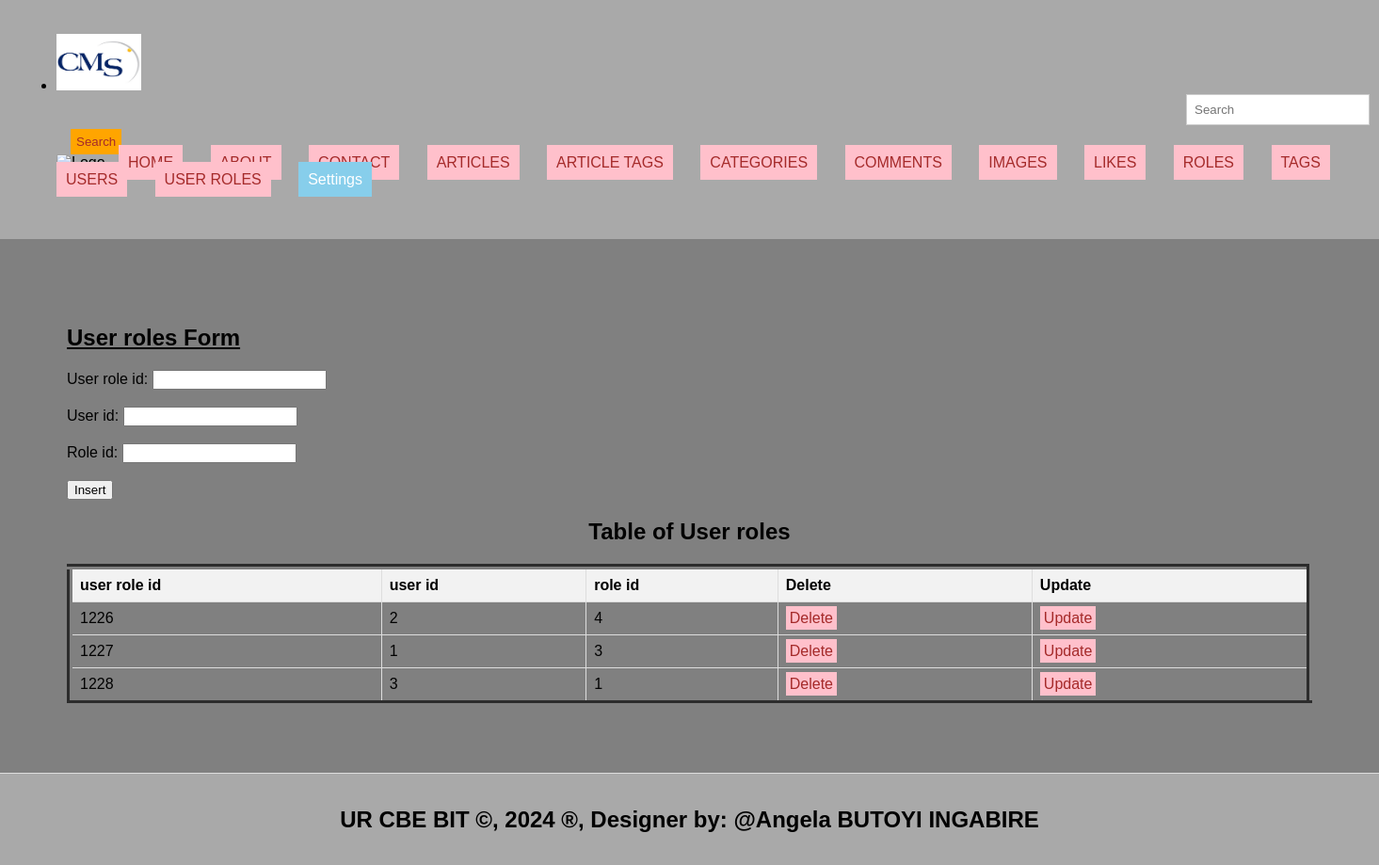
Screenshot of /user_roles.php with the database file from the repository.
### tables this page shows
CREATE TABLE `user_roles` (
  `user_role_id` int(11) NOT NULL,
  `user_id` int(11) NOT NULL,
  `role_id` int(11) NOT NULL
);

### user_roles.php (the view, shortened to what this page needs)
<!DOCTYPE html>
<html lang="en">
<head>
  <link rel="stylesheet" type="text/css" href="style.css" title="style 1" media="screen, tv, projection, handheld, print"/>
  </head>
  <header>
    <ul>
    <li><img src="./Images/logo.jpg" width="90" height="60" alt="Logo"></li>
<body bgcolor="#808080" ;>
  <form class="d-flex" role="search" action="search.php">
      <input class="form-control me-2" type="search" placeholder="Search" aria-label="Search"name="query">
      <button class="btn btn-outline-success" type="submit">Search</button>
    </form>
  <ul style="list-style-type: none; padding: 0;">
    <li style="display: inline; margin-right: 10px;">
  </li>
        <li style="display: inline; margin-right: 10px;"><a href="./home.html">HOME</a></li>
    <li style="display: inline; margin-right: 10px;"><a href="./about.html">ABOUT</a></li>
    <li style="display: inline; margin-right: 10px;"><a href="./contact.html">CONTACT</a></li>
    <li style="display: inline; margin-right: 10px;"><a href="./articles.php">ARTICLES</a></li>
    <li style="display: inline; margin-right: 10px;"><a href="./article_tags.php">ARTICLE TAGS</a></li>
    <li style="display: inline; margin-right: 10px;"><a href="./categories.php">CATEGORIES</a></li>
    <li style="display: inline; margin-right: 10px;"><a href="./comments.php">COMMENTS</a></li>
    <li style="display: inline; margin-right: 10px;"><a href="./images.php">IMAGES</a></li>
     <li style="display: inline; margin-right: 10px;"><a href="./likes.php">LIKES</a></li>
     <li style="display: inline; margin-right: 10px;"><a href="./roles.php">ROLES</a></li>
     <li style="display: inline; margin-right: 10px;"><a href="./tags.php">TAGS</a></li>
     <li style="display: inline; margin-right: 10px;"><a href="./users.php">USERS</a></li>
     <li style="display: inline; margin-right: 10px;"><a href="./user_roles.php">USER ROLES</a></li>
    <li class="dropdown" style="display: inline; margin-right: 10px;">
      <a href="#" style="padding: 10px; color: white; background-color: skyblue; text-decoration: none; margin-right: 15px;">Settings</a>
    </li><br><br>
  </ul>
</header>
<section>
    <h1><u> User roles Form </u></h1>
    <form method="post" onsubmit="return confirmInsert();">
        <label for="user_role_id">User role id:</label>
        <input type="number" id="user_role_id" name="user_role_id"><br><br>
        <label for="user_id">User id:</label>
        <input type="number" id="user_id" name="user_id"><br><br>
        <label for="role_id">Role id:</label>
        <input type="number" id="role_id" name="role_id"><br><br>
        <input type="submit" name="add" value="Insert">
    </form>
<!DOCTYPE html>
<html>
<head>
</head>
<body>
    <center><h2>Table of User roles</h2></center>
    <table border="6">
        <tr>
            <th>user role id</th>
            <th>user id</th>
            <th>role id</th>
            <th>Delete</th>
            <th>Update</th>
        </tr>
        <?php
        include('database_connection.php');
        $sql = "SELECT * FROM user_roles";
        $result = $connection->query($sql);
        if ($result->num_rows > 0) {
            while ($row = $result->fetch_assoc()) {
                $user_role_id = $row['user_role_id'];
                echo "<tr>
                    <td>" . $row['user_role_id'] . "</td>
                    <td>" . $row['user_id'] . "</td>
                    <td>" . $row['role_id'] . "</td>
                    <td><a style='padding:4px' href='delete_user_roles.php?user_role_id=$user_role_id'>Delete</a></td>
                    <td><a style='padding:4px' href='update_user_roles.php?user_role_id=$user_role_id'>Update</a></td>
                </tr>";
            }
        } else {
            echo "<tr><td colspan='6'>No data found</td></tr>";
        }
        ?>
    </table>
</body>
    </section>
<footer>
  <center>
    <b><h2>UR CBE BIT &copy, 2024 &reg, Designer by: @Angela BUTOYI INGABIRE</h2></b>
  </center>
</footer>
</body>
</html>

### style.css (style rules this page uses)
body { font-family: Arial, sans-serif; margin: 0; padding: 0; }
.form-control { padding: 8px; margin-left: 4px; border: 1px solid #ccc; }
.btn { padding: 6px; background-color: orange; color: brown; border: none; }
.dropdown { position: relative; display: inline; margin-right: 10px; }
body { font-family: Arial,sans-serif; margin:0; padding:0; }
header { background-color:darkgray; padding: 20px; }
.dropdown { position: right; display:right; direction:rtl; }
section { padding:28px; border-bottom: 1px solid #ddd; }
footer { text-align: center; padding: 15px; background-color:darkgray; }

### user_roles.php (style rules this page uses)
a { padding: 10px; color: white; background-color: pink; text-decoration: none; margin-right: 15px; }
a:link { color: brown; }
button.btn { margin-left: 15px; margin-top: 4px; }
input.form-control { margin-left: 1200px; padding: 8px; }
section { padding:71px; border-bottom: 1px solid #ddd; }
footer { text-align: center; padding: 15px; background-color:darkgray; }
table { width: 100%; border-collapse: collapse; }
th, td { border: 1px solid #ddd; padding: 8px; text-align: left; }
th { background-color: #f2f2f2; }

### rows the page displays
user_roles: user_role_id "1226", user "2", role "4"
user_roles: user_role_id "1227", user "1", role "3"
user_roles: user_role_id "1228", user "3", role "1"
